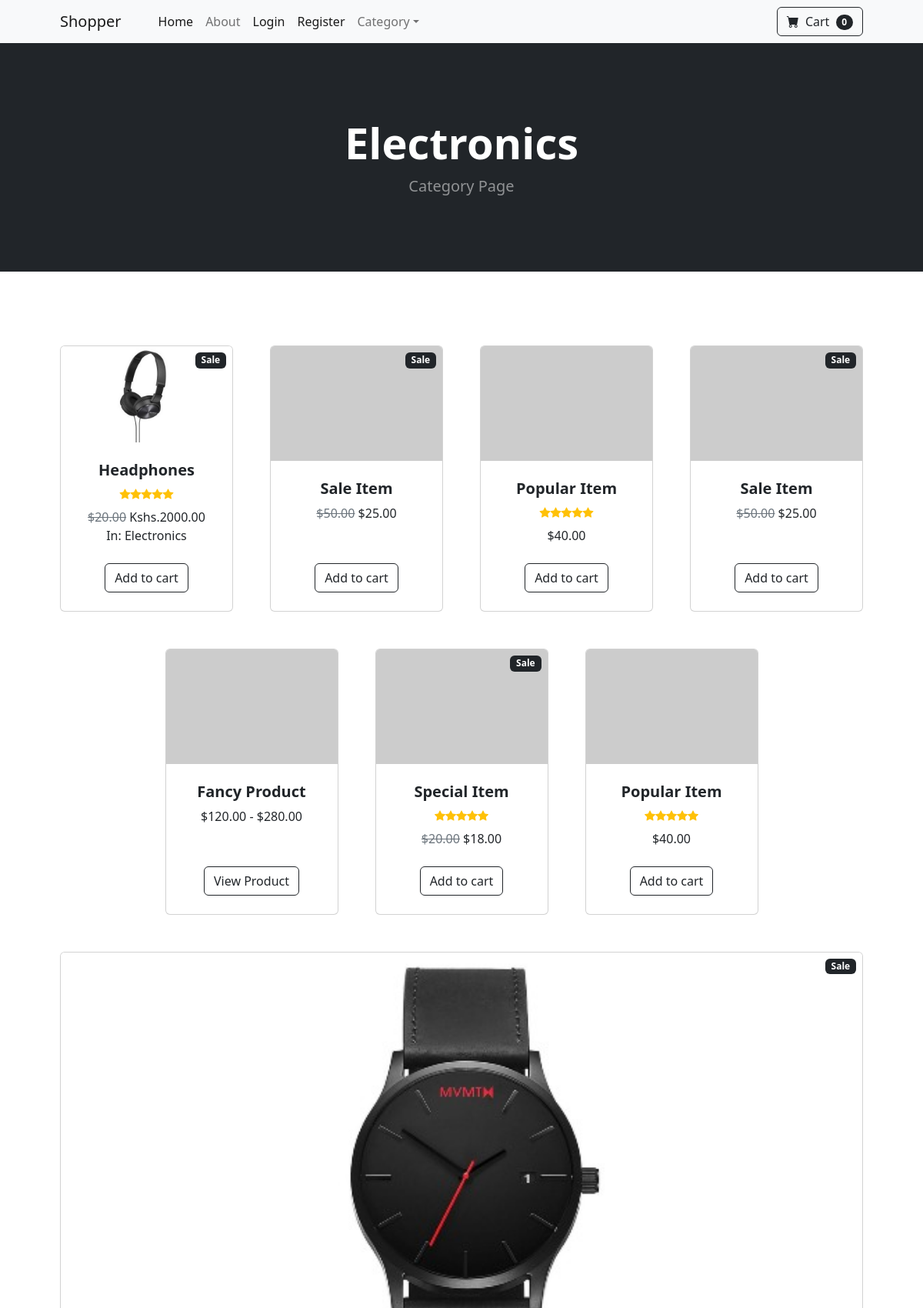
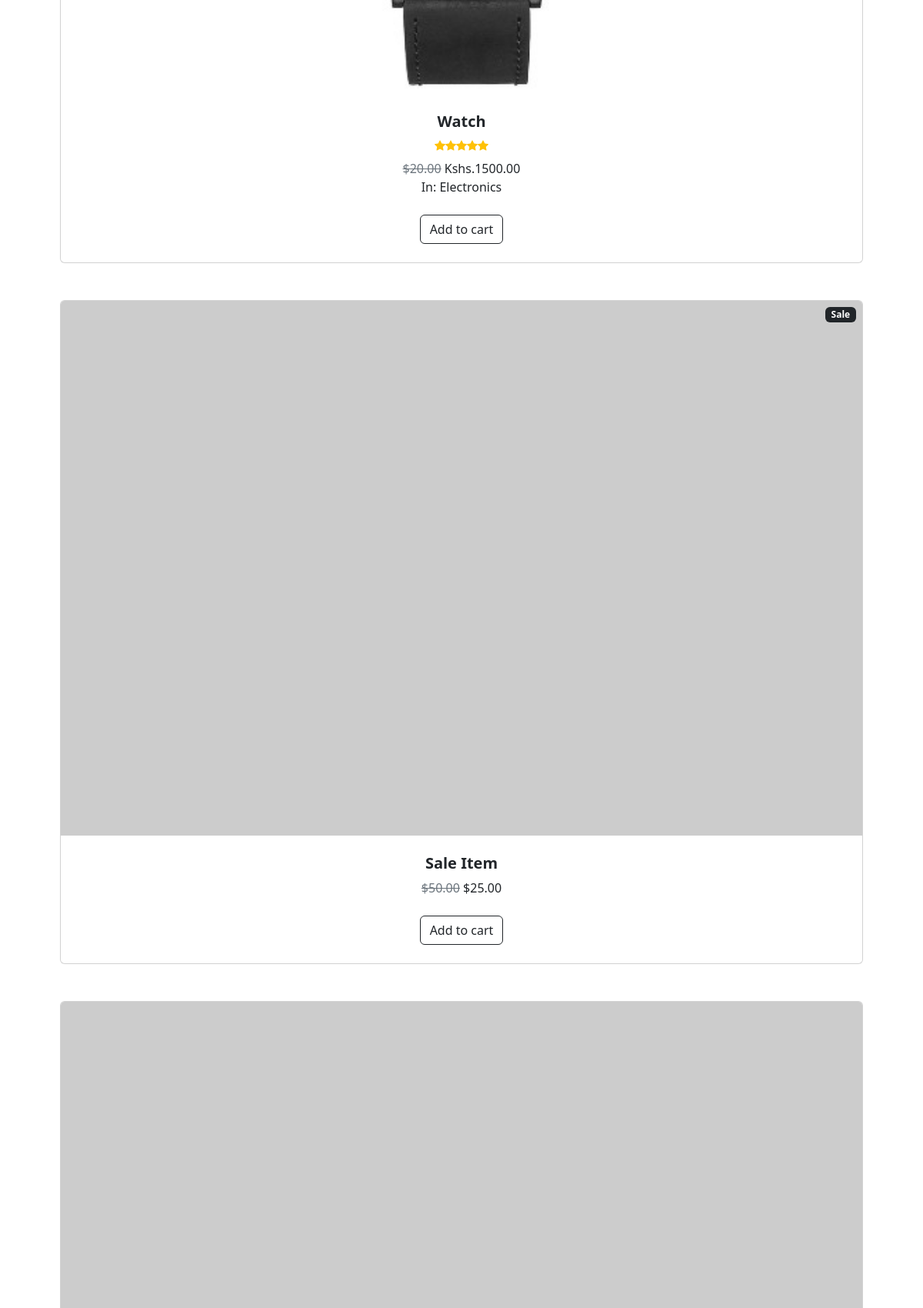
The app's page /category/Electronics (upper part) with its own data (2 pictures, top to bottom).
### shop/models.py (models this page shows, shortened)
class Category(models.Model):
    name = models.CharField(max_length=50)
    def __str__(self):
        return self.name
    class Meta:
        verbose_name_plural = 'Categories'

class Product(models.Model):
    name=models.CharField(max_length=50)
    price=models.DecimalField(default=0,max_digits=6, decimal_places=2)
    category=models.ForeignKey(Category,on_delete=models.CASCADE,default=1)
    description=models.CharField(max_length=500,default="",blank=True,null=True)
    image=models.ImageField(upload_to="uploads/product/")
    is_sale=models.BooleanField(default=False)
    sale_price=models.DecimalField(default=0,max_digits=6, decimal_places=2)

### shop/views.py (the view)
# urls.py: path('category/<str:foo>', views.category, name='category'),
def category(request,foo):
    foo = foo.replace('_',' ')
    try:
        category = Category.objects.get(name=foo)
        products = Product.objects.filter(category=category)
        return render(request,'category.html',{'products':products, 'category':category})
    except:
        messages.success(request,'That Category does not exist')
        return redirect('home')

### cart/cart.py (called while the page is built)
    def __len__ (self):
        return len(self.cart)

### cart/context_processors.py (called while the page is built)
def cart(request):
    return {'cart': Cart(request)}

### shop/templates/category.html (shortened to what this page needs)
{% extends 'base.html' %}
{% block content %}
        <header class="bg-dark py-5">
            <div class="container px-4 px-lg-5 my-5">
                <div class="text-center text-white">
                    <h1 class="display-4 fw-bolder">{{ category }}</h1>
                    <p class="lead fw-normal text-white-50 mb-0">
                        Category Page
                    </p>
                </div>
            </div>
        </header>
        <section class="py-5">
            <div class="container px-4 px-lg-5 mt-5">
                <div class="row gx-4 gx-lg-5 row-cols-2 row-cols-md-3 row-cols-xl-4 justify-content-center">
                    {% for product in products %}
                        {% if product.is_sale %}
                        <div class="col mb-5">
                        <div class="card h-100">
                            <img class="card-img-top" src="{{ product.image.url }}" alt="..." />
                            <div class="card-body p-4">
                                <div class="text-center">
                                    <h5 class="fw-bolder">{{ product.name }}</h5>
                                    <div class="d-flex justify-content-center small text-warning mb-2">
                                        <div class="bi-star-fill"></div>
                                        &nbsp;&nbsp;Sale!&nbsp;&nbsp;
                                        <div class="bi-star-fill"></div>
                                    </div>
                                    <strike>
                                        Kshs.{{ product.price }}
                                    </strike>
                                    Kshs.{{ product.sale_price }}
                                    <br/>
                                    In:
                                    {{ product.category }}
                                </div>
                            </div>
                            <div class="card-footer p-4 pt-0 border-top-0 bg-transparent">
                                <div class="text-center"><a class="btn btn-outline-dark mt-auto" href="{% url 'product' product.id %}">View Product</a></div>
                            </div>
                        </div>
                    </div>
                        {% else %}
                    <div class="col mb-5">
                        <div class="card h-100">
                            <div class="badge bg-dark text-white position-absolute" style="top: 0.5rem; right: 0.5rem">Sale</div>
                            <img class="card-img-top" src="{{ product.image.url }}" alt="..." />
                            <div class="card-body p-4">
                                <div class="text-center">
                                    <h5 class="fw-bolder">{{ product.name }}</h5>
                                    <div class="d-flex justify-content-center small text-warning mb-2">
                                        <div class="bi-star-fill"></div>
                                        <div class="bi-star-fill"></div>
                                        <div class="bi-star-fill"></div>
                                        <div class="bi-star-fill"></div>
                                        <div class="bi-star-fill"></div>
                                    </div>
                                    <span class="text-muted text-decoration-line-through">$20.00</span>
                                    Kshs.{{ product.price }}
                                    <br/>
                                    In:
                                    {{ product.category }}
                                </div>
                            </div>
                            <div class="card-footer p-4 pt-0 border-top-0 bg-transparent">
                                <div class="text-center"><a class="btn btn-outline-dark mt-auto" href="#">Add to cart</a></div>
                            </div>
                        </div>
                    </div>
                    <div class="col mb-5">
                        <div class="card h-100">
                            <div class="badge bg-dark text-white position-absolute" style="top: 0.5rem; right: 0.5rem">Sale</div>
                            <img class="card-img-top" src="https://dummyimage.com/450x300/dee2e6/6c757d.jpg" alt="..." />
                            <div class="card-body p-4">
                                <div class="text-center">
                                    <h5 class="fw-bolder">Sale Item</h5>
                                    <span class="text-muted text-decoration-line-through">$50.00</span>
                                    $25.00
                                </div>
                            </div>
                            <div class="card-footer p-4 pt-0 border-top-0 bg-transparent">
                                <div class="text-center"><a class="btn btn-outline-dark mt-auto" href="#">Add to cart</a></div>
                            </div>
                        </div>
                    </div>
                    <div class="col mb-5">
                        <div class="card h-100">
                            <img class="card-img-top" src="https://dummyimage.com/450x300/dee2e6/6c757d.jpg" alt="..." />
                            <div class="card-body p-4">
                                <div class="text-center">
                                    <h5 class="fw-bolder">Popular Item</h5>
                                    <div class="d-flex justify-content-center small text-warning mb-2">
                                        <div class="bi-star-fill"></div>
                                        <div class="bi-star-fill"></div>
                                        <div class="bi-star-fill"></div>
                                        <div class="bi-star-fill"></div>
                                        <div class="bi-star-fill"></div>
                                    </div>
                                    $40.00
                                </div>
                            </div>
                            <div class="card-footer p-4 pt-0 border-top-0 bg-transparent">
                                <div class="text-center"><a class="btn btn-outline-dark mt-auto" href="#">Add to cart</a></div>
                            </div>
                        </div>
                    </div>
                    <div class="col mb-5">
                        <div class="card h-100">
                            <div class="badge bg-dark text-white position-absolute" style="top: 0.5rem; right: 0.5rem">Sale</div>
                            <img class="card-img-top" src="https://dummyimage.com/450x300/dee2e6/6c757d.jpg" alt="..." />
                            <div class="card-body p-4">
                                <div class="text-center">
                                    <h5 class="fw-bolder">Sale Item</h5>
                                    <span class="text-muted text-decoration-line-through">$50.00</span>
                                    $25.00
                                </div>
                            </div>
                            <div class="card-footer p-4 pt-0 border-top-0 bg-transparent">
                                <div class="text-center"><a class="btn btn-outline-dark mt-auto" href="#">Add to cart</a></div>
                            </div>
                        </div>
                    </div>
                    <div class="col mb-5">
                        <div class="card h-100">
                            <img class="card-img-top" src="https://dummyimage.com/450x300/dee2e6/6c757d.jpg" alt="..." />
                            <div class="card-body p-4">
                                <div class="text-center">
                                    <h5 class="fw-bolder">Fancy Product</h5>
                                    $120.00 - $280.00
                                </div>
                            </div>
                            <div class="card-footer p-4 pt-0 border-top-0 bg-transparent">
                                <div class="text-center"><a class="btn btn-outline-dark mt-auto" href="{% url 'product' product.id  %}">View Product</a></div>
                            </div>
                        </div>
                    </div>
                    <div class="col mb-5">
                        <div class="card h-100">
                            <div class="badge bg-dark text-white position-absolute" style="top: 0.5rem; right: 0.5rem">Sale</div>
                            <img class="card-img-top" src="https://dummyimage.com/450x300/dee2e6/6c757d.jpg" alt="..." />
                            <div class="card-body p-4">
                                <div class="text-center">
                                    <h5 class="fw-bolder">Special Item</h5>
                                    <div class="d-flex justify-content-center small text-warning mb-2">
                                        <div class="bi-star-fill"></div>
                                        <div class="bi-star-fill"></div>
                                        <div class="bi-star-fill"></div>
                                        <div class="bi-star-fill"></div>
                                        <div class="bi-star-fill"></div>
                                    </div>
                                    <span class="text-muted text-decoration-line-through">$20.00</span>
                                    $18.00
                                </div>
                            </div>
                            <div class="card-footer p-4 pt-0 border-top-0 bg-transparent">
                                <div class="text-center"><a class="btn btn-outline-dark mt-auto" href="#">Add to cart</a></div>
                            </div>
                        </div>
                    </div>
                    <div class="col mb-5">
                        <div class="card h-100">
                            <img class="card-img-top" src="https://dummyimage.com/450x300/dee2e6/6c757d.jpg" alt="..." />
                            <div class="card-body p-4">
                                <div class="text-center">
                                    <h5 class="fw-bolder">Popular Item</h5>
                                    <div class="d-flex justify-content-center small text-warning mb-2">
                                        <div class="bi-star-fill"></div>
                                        <div class="bi-star-fill"></div>
                                        <div class="bi-star-fill"></div>
                                        <div class="bi-star-fill"></div>
                                        <div class="bi-star-fill"></div>
                                    </div>
                                    $40.00
                                </div>
                            </div>
                            <div class="card-footer p-4 pt-0 border-top-0 bg-transparent">
                                <div class="text-center"><a class="btn btn-outline-dark mt-auto" href="#">Add to cart</a></div>
                            </div>
                        </div>
                    </div>
                </div>
                    {% endif %}
                {% endfor %}
        </section>
{% endblock %}

### records on screen
Category: name "Electronics"
Product: image (picture), name "Headphones", price "2000.00", category "Electronics", is_sale False (drawn)
Product: image (picture), name "Watch", price "1500.00", category "Electronics", is_sale False (drawn)

### other values on screen
{{ cart|length }} "0"
